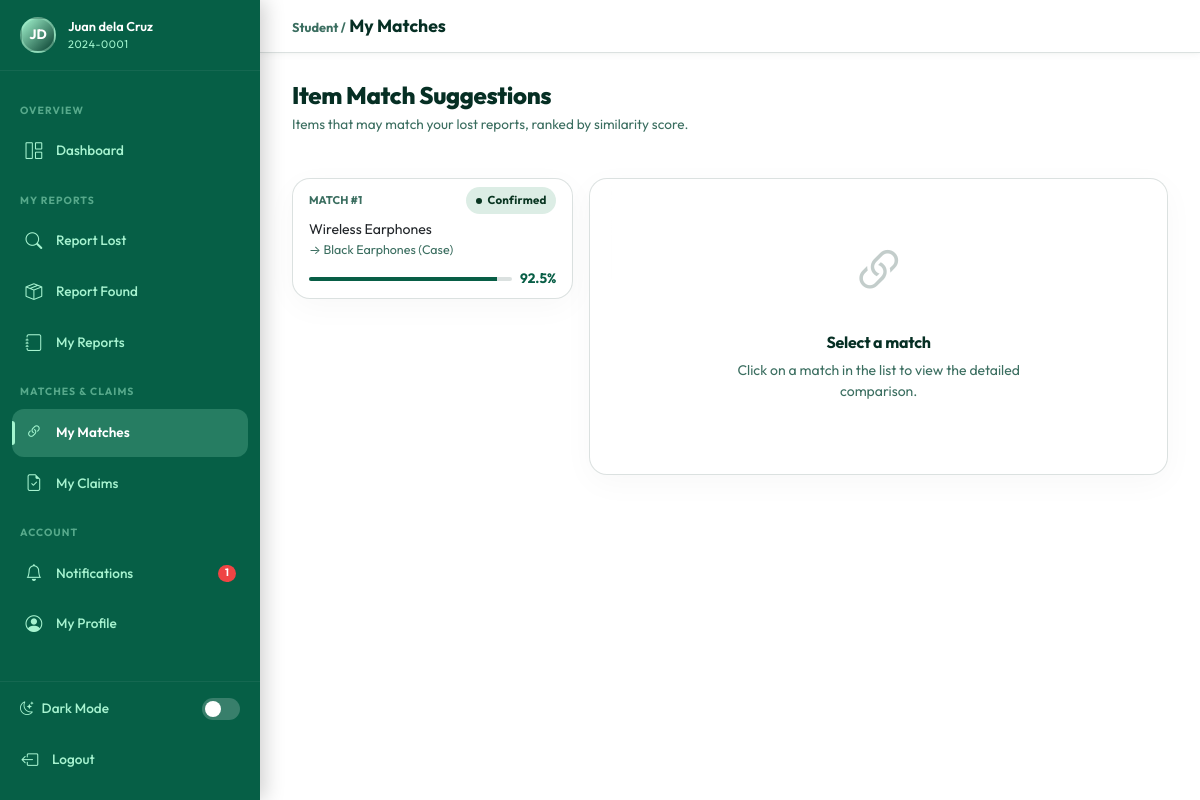
/student/matches.php (signed in), run on the app's committed database.
### tables this page shows
CREATE TABLE IF NOT EXISTS `users` (
    `id`              INT UNSIGNED    NOT NULL AUTO_INCREMENT,
    `name`            VARCHAR(100)    NOT NULL,
    `email`           VARCHAR(150)    NOT NULL,
    `password`        VARCHAR(255)    NOT NULL,
    `role`            ENUM('admin','student','security') NOT NULL DEFAULT 'student',
    `student_id`      VARCHAR(50)     NULL DEFAULT NULL,
    `phone`           VARCHAR(20)     NULL DEFAULT NULL,
    `profile_photo`   VARCHAR(255)    NULL DEFAULT NULL,
    `status`          ENUM('active','inactive','suspended') NOT NULL DEFAULT 'active',
    `remember_token`  VARCHAR(100)    NULL DEFAULT NULL,
    `last_login`      DATETIME        NULL DEFAULT NULL,
    `created_at`      DATETIME        NOT NULL DEFAULT CURRENT_TIMESTAMP,
    `updated_at`      DATETIME        NOT NULL DEFAULT CURRENT_TIMESTAMP ON UPDATE CURRENT_TIMESTAMP,
    PRIMARY KEY (`id`),
    UNIQUE KEY `uq_email` (`email`),
    KEY `idx_role`   (`role`),
    KEY `idx_status` (`status`)
);

CREATE TABLE IF NOT EXISTS `matches` (
    `id`               INT UNSIGNED   NOT NULL AUTO_INCREMENT,
    `lost_item_id`     INT UNSIGNED   NOT NULL,
    `found_item_id`    INT UNSIGNED   NOT NULL,
    `similarity_score` DECIMAL(5,2)   NOT NULL DEFAULT '0.00',
    `match_reasons`    JSON           NULL DEFAULT NULL,
    `status`           ENUM('pending','confirmed','rejected') NOT NULL DEFAULT 'pending',
    `matched_by`       ENUM('system','admin') NOT NULL DEFAULT 'system',
    `reviewed_by`      INT UNSIGNED   NULL DEFAULT NULL,
    `created_at`       DATETIME       NOT NULL DEFAULT CURRENT_TIMESTAMP,
    `updated_at`       DATETIME       NOT NULL DEFAULT CURRENT_TIMESTAMP ON UPDATE CURRENT_TIMESTAMP,
    PRIMARY KEY (`id`),
    KEY `idx_lost_item`  (`lost_item_id`),
    KEY `idx_found_item` (`found_item_id`),
    KEY `idx_status`     (`status`),
    CONSTRAINT `fk_match_lost`     FOREIGN KEY (`lost_item_id`)  REFERENCES `lost_items`(`id`)  ON DELETE CASCADE,
    CONSTRAINT `fk_match_found`    FOREIGN KEY (`found_item_id`) REFERENCES `found_items`(`id`) ON DELETE CASCADE,
    CONSTRAINT `fk_match_reviewer` FOREIGN KEY (`reviewed_by`)   REFERENCES `users`(`id`)       ON DELETE SET NULL
);

CREATE TABLE IF NOT EXISTS `lost_items` (
    `id`            INT UNSIGNED NOT NULL AUTO_INCREMENT,
    `report_number` VARCHAR(20)  NOT NULL,
    `user_id`       INT UNSIGNED NOT NULL,
    `category_id`   INT UNSIGNED NOT NULL,
    `location_id`   INT UNSIGNED NOT NULL,
    `item_name`     VARCHAR(150) NOT NULL,
    `brand`         VARCHAR(100) NULL DEFAULT NULL,
    `color`         VARCHAR(50)  NULL DEFAULT NULL,
    `description`   TEXT         NULL DEFAULT NULL,
    `date_lost`     DATE         NOT NULL,
    `time_lost`     TIME         NULL DEFAULT NULL,
    `status`        ENUM('pending','active','matched','claimed','closed') NOT NULL DEFAULT 'pending',
    `admin_notes`   TEXT         NULL DEFAULT NULL,
    `created_at`    DATETIME     NOT NULL DEFAULT CURRENT_TIMESTAMP,
    `updated_at`    DATETIME     NOT NULL DEFAULT CURRENT_TIMESTAMP ON UPDATE CURRENT_TIMESTAMP,
    PRIMARY KEY (`id`),
    UNIQUE KEY `uq_report_number` (`report_number`),
    KEY `idx_user_id`   (`user_id`),
    KEY `idx_status`    (`status`),
    KEY `idx_date_lost` (`date_lost`),
    FULLTEXT KEY `ft_lost_search` (`item_name`,`brand`,`color`,`description`),
    CONSTRAINT `fk_lost_user`     FOREIGN KEY (`user_id`)     REFERENCES `users`(`id`)      ON DELETE CASCADE,
    CONSTRAINT `fk_lost_category` FOREIGN KEY (`category_id`) REFERENCES `categories`(`id`) ON DELETE RESTRICT,
    CONSTRAINT `fk_lost_location` FOREIGN KEY (`location_id`) REFERENCES `locations`(`id`)  ON DELETE RESTRICT
);

CREATE TABLE IF NOT EXISTS `found_items` (
    `id`               INT UNSIGNED NOT NULL AUTO_INCREMENT,
    `report_number`    VARCHAR(20)  NOT NULL,
    `user_id`          INT UNSIGNED NOT NULL,
    `category_id`      INT UNSIGNED NOT NULL,
    `location_id`      INT UNSIGNED NOT NULL,
    `item_name`        VARCHAR(150) NOT NULL,
    `brand`            VARCHAR(100) NULL DEFAULT NULL,
    `color`            VARCHAR(50)  NULL DEFAULT NULL,
    `description`      TEXT         NULL DEFAULT NULL,
    `date_found`       DATE         NOT NULL,
    `time_found`       TIME         NULL DEFAULT NULL,
    `storage_location` VARCHAR(200) NULL DEFAULT NULL,
    `qr_code_path`     VARCHAR(255) NULL DEFAULT NULL,
    `status`           ENUM('pending','active','matched','claimed','released') NOT NULL DEFAULT 'pending',
    `security_notes`   TEXT         NULL DEFAULT NULL,
    `created_at`       DATETIME     NOT NULL DEFAULT CURRENT_TIMESTAMP,
    `updated_at`       DATETIME     NOT NULL DEFAULT CURRENT_TIMESTAMP ON UPDATE CURRENT_TIMESTAMP,
    PRIMARY KEY (`id`),
    UNIQUE KEY `uq_report_number` (`report_number`),
    KEY `idx_user_id`    (`user_id`),
    KEY `idx_status`     (`status`),
    KEY `idx_date_found` (`date_found`),
    FULLTEXT KEY `ft_found_search` (`item_name`,`brand`,`color`,`description`),
    CONSTRAINT `fk_found_user`     FOREIGN KEY (`user_id`)     REFERENCES `users`(`id`)      ON DELETE CASCADE,
    CONSTRAINT `fk_found_category` FOREIGN KEY (`category_id`) REFERENCES `categories`(`id`) ON DELETE RESTRICT,
    CONSTRAINT `fk_found_location` FOREIGN KEY (`location_id`) REFERENCES `locations`(`id`)  ON DELETE RESTRICT
);

### student/matches.php (the view, shortened to what the rows shown need)
<?php
require_once __DIR__ . '/../config/database.php';
require_once __DIR__ . '/../includes/auth.php';
require_once __DIR__ . '/../includes/functions.php';
require_once __DIR__ . '/../includes/matching_engine.php';
require_once __DIR__ . '/../includes/claim_ml.php';
$uid = $user['id'];
$privacyReady = claimMl()->schemaReady();
$matches = db()->fetchAll(
    'SELECT m.*,
     li.item_name AS lost_name, li.report_number AS lost_rn, li.date_lost,
     li.brand AS lost_brand, li.color AS lost_color, li.description AS lost_desc,
     li.location_id AS lost_loc_id, li.category_id AS lost_cat_id,
     fi.item_name AS found_name, fi.report_number AS found_rn, fi.date_found,
     fi.brand AS found_brand, fi.color AS found_color, ' . ($privacyReady ? 'fv.public_description' : 'NULL') . ' AS found_desc,
     fi.storage_location, fi.id AS found_id,
     lc.name AS lost_cat, ll.name AS lost_loc,
     fc.name AS found_cat, fl.name AS found_loc
     FROM matches m
     LEFT JOIN lost_items  li ON m.lost_item_id  = li.id
     LEFT JOIN found_items fi ON m.found_item_id = fi.id
     LEFT JOIN categories lc ON li.category_id   = lc.id
     LEFT JOIN locations  ll ON li.location_id   = ll.id
     LEFT JOIN categories fc ON fi.category_id   = fc.id
     LEFT JOIN locations  fl ON fi.location_id   = fl.id
     ' . ($privacyReady ? 'LEFT JOIN found_item_verification fv ON fv.found_item_id=fi.id ' : '') . '
     WHERE li.user_id = ?
     ORDER BY m.similarity_score DESC, m.created_at DESC',
    [$uid]
);
$selectedId = (int)($_GET['id'] ?? 0);
include __DIR__ . '/../includes/header.php';
include __DIR__ . '/../includes/sidebar_student.php';
?>
<div class="main-content">
  <div class="content-area">
    <div class="page-header">
      <div>
        <h1 class="page-title">Item Match Suggestions</h1>
      </div>
    </div>
    <?php if (empty($matches)): ?>
    <div class="empty-state">
      <i class="bi bi-link-45deg"></i>
      <h5>No matches yet</h5>
      <p>When a found item closely matches one of your lost item reports, it will appear here.</p>
      <a href="<?= BASE_URL ?>/student/lost_items.php" class="btn btn-primary btn-sm">Report a Lost Item</a>
    </div>
    <?php else: ?>
    <div class="row g-3">
      <div class="col-lg-4">
        <?php foreach ($matches as $m): ?>
        <?php
        $isSelected = $m['id'] === $selectedId;
        ?>
        <a href="?id=<?= $m['id'] ?>" class="text-decoration-none">
          <div class="card mb-2 <?= $isSelected ? 'border-primary' : '' ?>"
               style="<?= $isSelected ? 'border-width:2px;' : '' ?>">
            <div class="card-body py-2 px-3">
              <div class="d-flex align-items-center justify-content-between mb-1">
                <span style="font-size:.7rem;font-weight:700;color:var(--text-muted);text-transform:uppercase;">
                  <?= $isSelected ? '▶ ' : '' ?>Match #<?= $m['id'] ?>
                </span>
                <?= statusBadge($m['status']) ?>
              </div>
              <div class="fw-700" style="font-size:.88rem;"><?= e($m['lost_name']) ?></div>
              <div style="font-size:.78rem;color:var(--text-muted);">→ <?= e($m['found_name']) ?></div>
              <div class="d-flex align-items-center gap-2 mt-2">
                <div style="flex:1;height:4px;background:var(--border);border-radius:2px;overflow:hidden;">
                  <div style="height:100%;background:var(--primary);width:<?= $m['similarity_score'] ?>%;"></div>
                </div>
                <strong style="font-size:.85rem;color:var(--primary);"><?= number_format($m['similarity_score'],1) ?>%</strong>
              </div>
            </div>
          </div>
        </a>
        <?php endforeach; ?>
      </div>
    </div>
    <?php endif; ?>
  </div>
</div>
<?php include __DIR__ . '/../includes/footer.php'; ?>

### includes/sidebar_student.php (shortened to what the rows shown need)
<?php
require_once __DIR__ . '/../includes/auth.php';
require_once __DIR__ . '/../includes/functions.php';
$u = currentUser();
?>
<nav class="sidebar" id="sidebar">
  <div class="sidebar-user">
    <div class="sidebar-avatar"><?= userInitials($u['name']) ?></div>
    <div>
      <div class="sidebar-user-name"><?= e($u['name']) ?></div>
      <div class="sidebar-user-role"><?= e($u['student_id'] ?? 'Student') ?></div>
    </div>
  </div>
</nav>

### includes/functions.php (shortened to what the rows shown need)
<?php
require_once __DIR__ . '/../config/database.php';
function e(mixed $val): string
{
    return htmlspecialchars((string)($val ?? ''), ENT_QUOTES | ENT_HTML5, 'UTF-8');
}
function statusBadge(string $status): string
{
    $labels = [
        'pending'   => 'Pending',
        'active'    => 'Active',
        'matched'   => 'Matched',
        'claimed'   => 'Claimed',
        'closed'    => 'Closed',
        'approved'  => 'Approved',
        'rejected'  => 'Rejected',
        'released'  => 'Released',
        'confirmed' => 'Confirmed',
        'inactive'  => 'Inactive',
        'suspended' => 'Suspended',
    ];
    $label = $labels[$status] ?? ucfirst($status);
    return "<span class='badge-status badge-{$status}'>" . e($label) . "</span>";
}

### data on the page
users: name "JD", name "Juan dela Cruz", student "2024-0001"
matches: id "1", status "Confirmed", lost_item.item_name "Wireless Earphones", found_item.item_name "Black Earphones (Case)", similarity_score "92.5"

### other printed values
$label "Dashboard Report Lost Report Found My Reports My Matches My Claims Notifications My Profile"
$badge "1"
